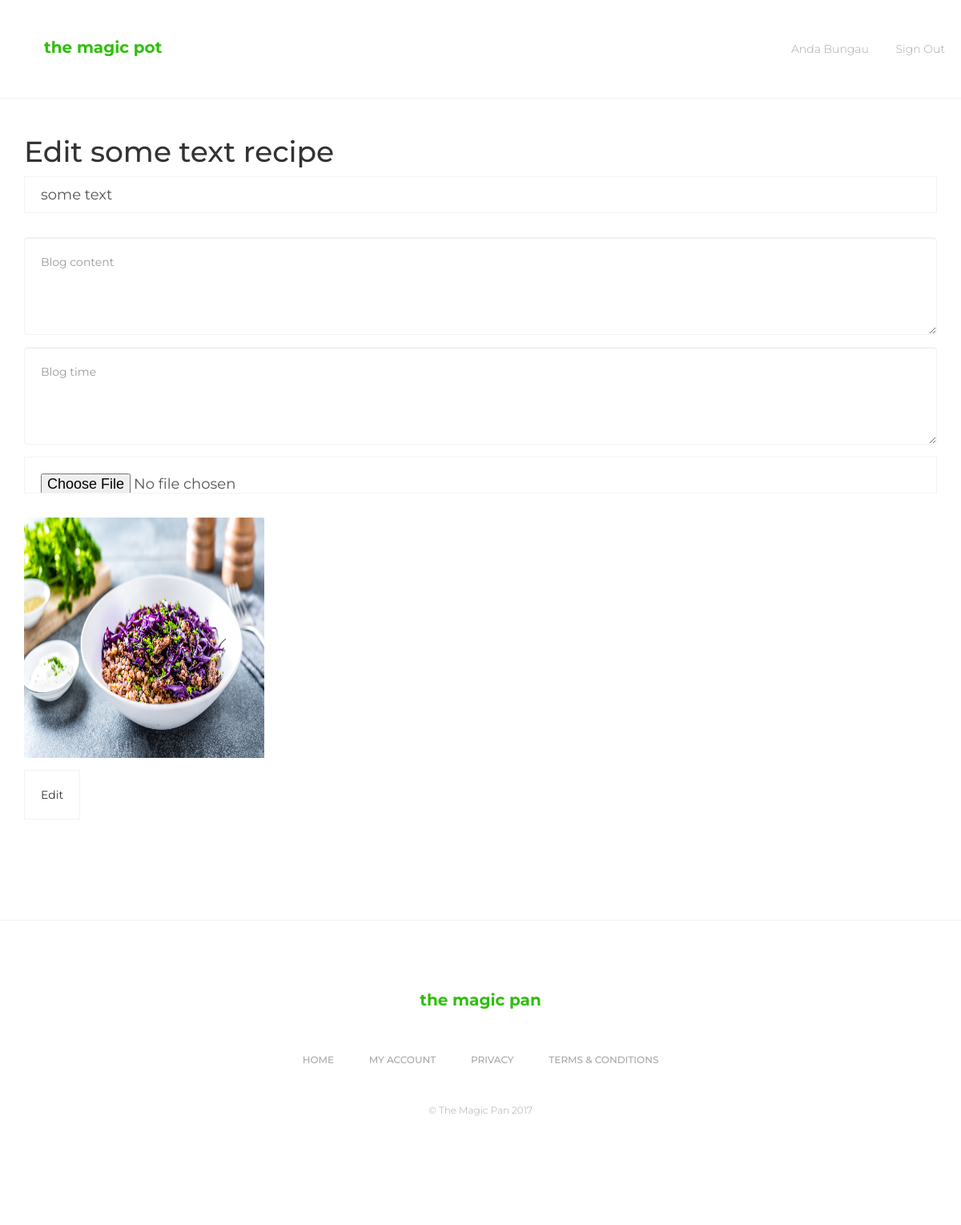
Screenshot of /edit-recipe.php?&recipe-id=7 (signed in) with the database file from the repository.
### tables this page shows
CREATE TABLE `users` (
  `id` int(11) NOT NULL,
  `username` varchar(50) NOT NULL,
  `password` varchar(255) NOT NULL,
  `created_at` datetime DEFAULT CURRENT_TIMESTAMP,
  `avatar` longtext,
  `alias` varchar(100) NOT NULL,
  `location` varchar(100) NOT NULL,
  `description` varchar(200) NOT NULL
);

CREATE TABLE `blogs` (
  `blog__id` int(11) NOT NULL,
  `blog__title` varchar(255) NOT NULL,
  `blog__thumb` varchar(255) NOT NULL,
  `blog__content` mediumtext NOT NULL,
  `blog__time` mediumtext NOT NULL,
  `blog__user__id` int(11) NOT NULL,
  `blog__date` timestamp NOT NULL DEFAULT CURRENT_TIMESTAMP ON UPDATE CURRENT_TIMESTAMP
);

### functions.php (called while the page is built, shortened)
<?php
	$site_title = "The Magic Pot";
	$currentUserName = $_SESSION["username"];
	$con = mysqli_connect("localhost","root","root","magic_pan");
	$currentUserSQL = "SELECT * FROM users WHERE username = '$currentUserName'";
	$currentUserQuery = mysqli_query($con, $currentUserSQL);
	$currentUserRow = mysqli_fetch_row($currentUserQuery);
	$currentUserImg = $currentUserRow[4];
	$user__alias = $currentUserRow[5];
	if (strlen($currentUserImg) > 0)
	{
	    $user__src = "uploads/$currentUserImg";
	}
	else
	{
	    $user__src = "uploads/default.png";
	}
?>

### edit-recipe.php (the view, shortened to what this page needs)
<?php require "template/header.php"; ?>
<?php
$recipeId = $_GET["recipe-id"];
$recipeSQL = "SELECT * FROM `blogs` WHERE `blog__id` = $recipeId";
$recipeQuery = mysqli_query($con, $recipeSQL);
$recipeRow = mysqli_fetch_row($recipeQuery);
$blog__title = $recipeRow[1];
$blog__thumb = $recipeRow[2];
$blog__content = nl2br($recipeRow[3]);
$blog__time = nl2br($recipeRow[4]);
?>
<div class="container" style="margin-top: 150px;">
	<h1>Edit <?php echo $blog__title; ?> recipe</h1>
	<div class="row">
		<div class="col-lg-12 col-md-12 col-sm-12 col-xs-12">
			<form action="" method="post" enctype="multipart/form-data">
				<div class="form-group">
					<input type="text" name="blogTitle" value="<?php echo $blog__title; ?>" placeholder="Blog title" class="form-control input-lg">
				</div>
				<div class="form-group">
					<textarea name="blogContent" placeholder="Blog content" rows="4" class="form-control"><?php echo $blog__content; ?></textarea>
				</div>
				<div class="form-group">
					<textarea name="blogTime" placeholder="Blog time" rows="4" class="form-control"><?php echo $blog__time; ?></textarea>
				</div>
				<div class="form-group">
					<input type="file" name="blogThumbFileToUpload" class="form-control input-lg">
					<img src="<?php echo $blog__thumb; ?>" height="300" width="300">
				</div>
				<div class="form-group">
					<input type="submit" name="editRecipeSubmit" value="Edit" class="">
				</div>
			</form>
		</div>
	</div>
</div>
<?php require "template/footer.php"; ?>

### template/header.php (shortened to what this page needs)
<?php include('functions.php'); ?>
<!DOCTYPE html>
<html lang="en">
	<head>
		<link rel="stylesheet" href="https://maxcdn.bootstrapcdn.com/bootstrap/3.3.7/css/bootstrap.css">
		<link rel="stylesheet" type="text/css" href="https://cdnjs.cloudflare.com/ajax/libs/simple-line-icons/2.4.1/css/simple-line-icons.css">
		<link rel="stylesheet" type="text/css" href="style.css">
	</head>
	<body>
		<div class="main-content">
		<header class="site-header">
			<div class="container">
				<div class="row">
					<div class="site-logo col-sm-4">
						<h1><?php echo $site_title; ?></h1>
					</div>
					<div class="col-sm-4"></div>
					<div class="site-navigation col-sm-6 pull-right">
						<ul class="nav-item nav-user pull-right">
							<li class="user-avatar"><a href="account.php"><span class="user-avatar-img" style="background: url('<?php echo $user__src; ?>');"></span><?php echo $user__alias; ?></li></a>
							<li><a href="logout.php"><span class="icon-logout"></span>Sign Out</li></a>
						</ul>
					</div>
				</div>
			</div>
		</header>

### style.css (style rules this page uses)
html, body { height: 100%; }
body { font-family: "Montserrat"; transition: 0.5s ease-in-out; }
ul { list-style: none; margin: 0; padding: 0; }
.form-group input { background: transparent; border: 1px solid #f3f3f3; border-radius: 0; padding: 20px; margin: 0 0 30px; box-shadow: none; }
.form-group textarea { padding: 20px; border: 1px solid #f3f3f3; }
.site-header { background-color: #fff; position: fixed; width: 100%; top: 0; border-bottom: 1px solid #f3f3f3; padding: 40px; z-index: 999; transition: 0.5s ease-in-out; }
.site-logo h1 { color: #2ebf0a; text-transform: lowercase; font-size: 20px; font-weight: 700; margin: 0; line-height: 1.9; }
.site-navigation ul li { margin-right: 15px; font-weight: 300; }
.site-navigation ul li span { color: #2ebf0a; margin-right: 15px; }
.site-navigation ul li a { color: #a7a7a7; }
.nav-item { margin-left: 35px; }
.main-content { transition: 0.5s ease-in-out; }
.nav-user li { line-height: 2.9; display: inline-block; }
.user-avatar-img { width: 40px; height: 40px; float: left; border-radius: 50px; margin-right: 12px; background-size: cover!important; background-position: 50%!important; }

### rows the page displays
users: alias "Anda Bungau"
blogs: blog__title "some text", blogTitle "some text", blog__thumb (picture)

### other values shown
$site_title "the magic pot"
$site_title "the magic pan"
$site_title "The Magic Pan"
